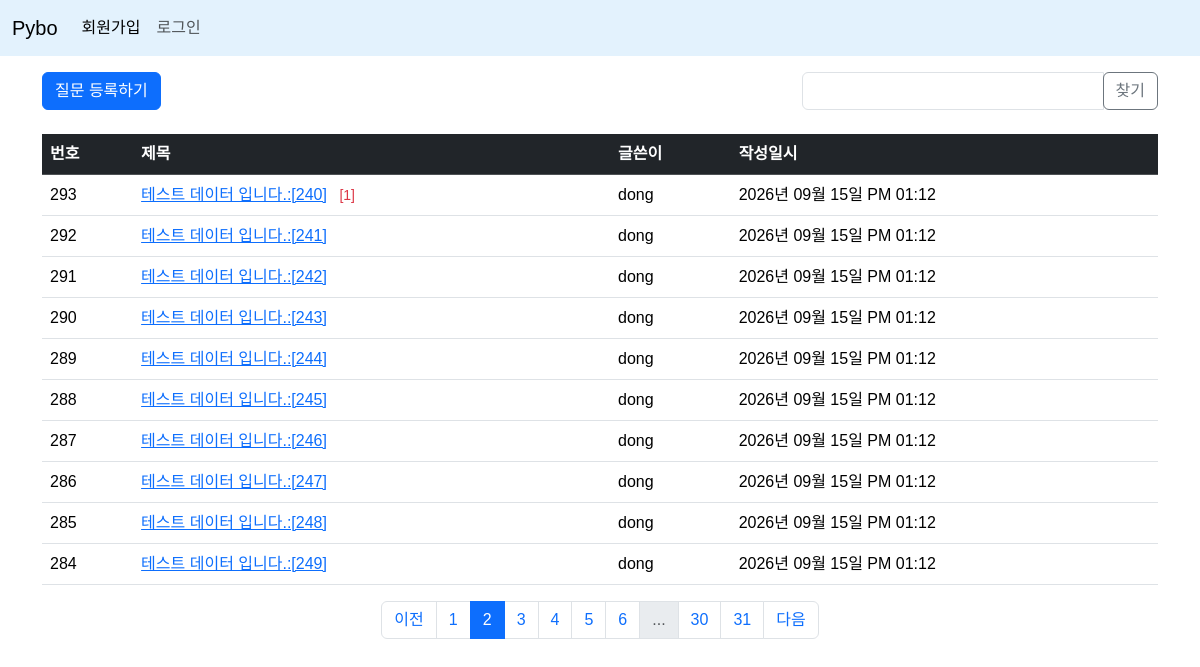
Before: /question/list/?page=2 with the older database file.
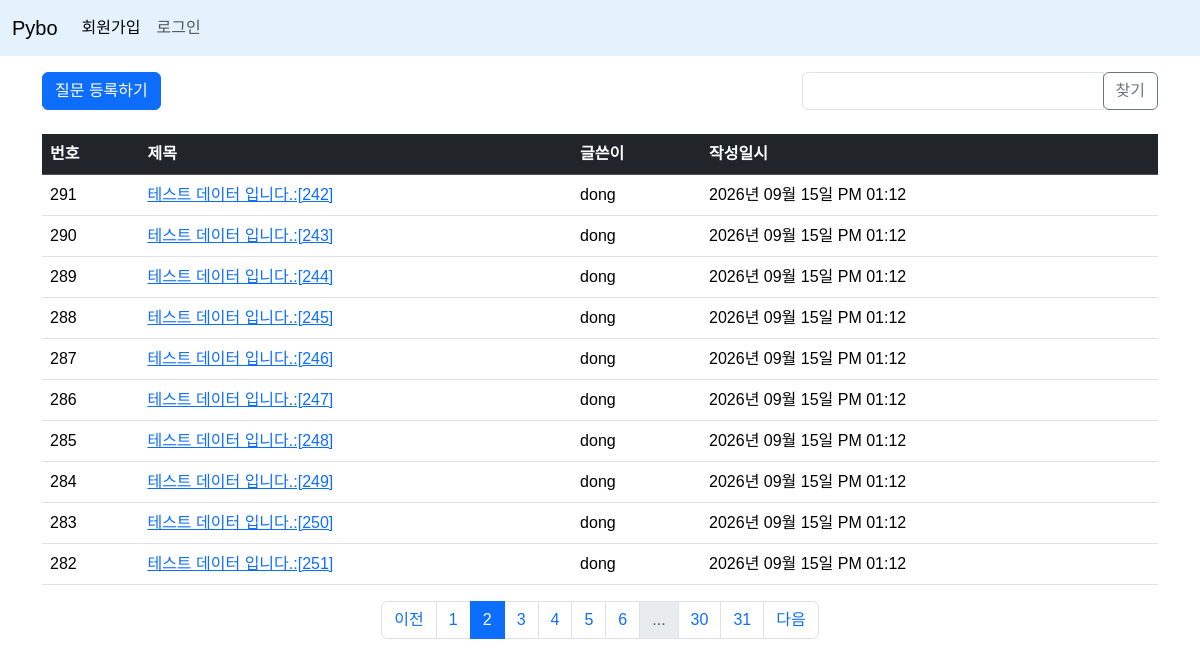
After: the same page with the newer database file.
### pybo/models.py (models this page shows)
class Question(db.Model):
    id = db.Column(db.Integer, primary_key=True)
    subject = db.Column(db.String(200), nullable=False)
    content = db.Column(db.Text, nullable=False)
    create_date = db.Column(db.DateTime, nullable=False)
    user_id = db.Column(db.Integer, db.ForeignKey('user.id', ondelete='CASCADE'), nullable=False)
    user = db.relationship('User', backref=db.backref('question_set'))
    modify_date = db.Column(db.DateTime, nullable=True)

class User(db.Model):
    id = db.Column(db.Integer, primary_key=True)
    username = db.Column(db.String(150), unique=True, nullable=False)
    password = db.Column(db.String(200), nullable=False)
    email = db.Column(db.String(120), unique=True, nullable=False)

### pybo/views/question_views.py (the view, shortened to what this page needs)
@bp.route('/list/')
def _list():
    page = request.args.get('page', type=int, default=1) # url parameter ?page=1
    kw = request.args.get('kw', default='', type=str)   # 검색키워드 추가
    question_list = Question.query.order_by(Question.create_date.desc())
    question_list = question_list.paginate(page=page, per_page=10)
    return render_template('question/question_list.html', question_list=question_list)

### pybo/filter.py (called while the page is built)
def format_datetime(value, fmt='%Y년 %m월 %d일 %p %I:%M'):
    return value.strftime(fmt)

### pybo/views/auth_views.py (called while the page is built)
@bp.before_app_request
def load_logged_in_user():
    user_id=session.get('user_id')
    if user_id is None:
        g.user = None
    else:
        g.user = User.query.get(user_id)

### pybo/templates/question/question_list.html (shortened to what this page needs)
{% extends 'base.html'%}
{% block content %}
<div class="container my-3">
    <div class="row my-3">
        <div class="col-md-8">
            <a href="{{ url_for('question.create') }}" class="btn btn-primary brn-sm mb-2 ">질문 등록하기</a>
        </div>
        <div class="col-md-4">
            <div class="input-group">
                <input type="text" id="search_kw" class="form-control"
                    value="{{ kw or '' }}">
                <div class="input-group-append">
                    <button class="btn btn-outline-secondary" id="btn_search">찾기</button>
                </div>
            </div>
        </div>
    </div>
    <table class="table table-hover">
      <thead>
        <tr class="table-dark">
              <th>번호</th>
              <th>제목</th>
              <th>글쓴이</th>
              <th>작성일시</th>
        </tr>
      </thead>
      <tbody>
          {%if question_list %}
          {% for question in question_list.items %}
        <tr>
          <td>{{ question_list.total - ((question_list.page - 1) * question_list.per_page) - loop.index0 }}</td>
          <td>
            <a href="{{ url_for('question.detail', question_id=question.id) }}">{{ question.subject }}</a>
            {% if question.answer_set | length > 0 %}
            <span class="text-danger small mx-2">[{{ question.answer_set | length }}]</span>
            {% endif %}
          </td>
          <td>{{ question.user.username }}</td>
          <td>{{ question.create_date | datetime }}</td>
        </tr>
        {% endfor %}
        {% else %}
        <tr>
          <td colspan="3">질문이 없습니다.</td>
        </tr>
        {% endif %}
      </tbody>
    </table>
    <nav aria-label="...">
      <ul class="pagination justify-content-center">
        {% if question_list.has_prev %}
        <li class="page-item">
            <a href="?page={{ question_list.prev_num }}" class="page-link">이전</a>
        </li>
        {% else %}
        <li class="page-item disabled">
            <a href="javascript:void(0)" class="page-link" aria-disabled="true">이전</a>
        </li>
        {% endif %}
        {% for page_num in question_list.iter_pages() %}
        {% if page_num %}
        {% if page_num != question_list.page %}
        <li class="page-item"><a class="page-link" data-page="{{ page_num }}" href="javascript:void(0)">{{ page_num }}</a></li>
        {% else %}
        <li class="page-item active">
          <a class="page-link" href="javascript:void(0)" aria-current="page">{{ page_num }}</a>
        </li>
        {% endif %}
        {% else %}
        <li class="page-item disabled">
            <a class="page-link" href="javascript:void(0)">...</a>
        </li>
        {% endif %}
        {% endfor %}
        {% if question_list.has_next %}
        <li class="page-item">
            <a class="page-link" href="?page={{ question_list.next_num }}">다음</a>
        </li>
        {% else %}
        <li class="page-item disabled">
            <a class="page-link" href="javascript:void(0)" aria-disabled="true">다음</a>
        </li>
        {% endif %}
      </ul>
    </nav>
</div>
{% endblock %}

### pybo/templates/base.html (shortened to what this page needs)
<!DOCTYPE html>
<html lang="ko">
<head>
    <link rel="stylesheet" href="https://cdn.jsdelivr.net/npm/bootstrap@5.3.8/dist/css/bootstrap.min.css">
    <link rel="stylesheet" href="{{ url_for('static', filename='style.css') }}">
</head>
<body>
    {% include 'navbar.html' %}
    {% block content %}
    {% endblock %}
</body>
</html>

### pybo/templates/navbar.html (shortened to what this page needs)
   <nav class="navbar navbar-expand-sm" style="background-color: #e3f2fd;" data-bs-theme="light">
      <div class="container-fluid">
        <a class="navbar-brand" href="{{ url_for('main.index') }}">Pybo</a>
        <div class="collapse navbar-collapse" id="navbarNav">
          {% if g.user %}
          <ul class="navbar-nav">
            <li class="nav-item">
              <a class="nav-link" href="{{ url_for('auth.logout') }}">{{ g.user.username }}(로그아웃)</a>
            </li>
          </ul>
          {% else %}
          <ul class="navbar-nav">
            <li class="nav-item">
              <a class="nav-link active" aria-current="page" href="{{ url_for('auth.signup') }}">회원가입</a>
            </li>
            <li class="nav-item">
              <a class="nav-link" href="{{ url_for('auth.login') }}">로그인</a>
            </li>
          </ul>
          {% endif %}
        </div>
      </div>
    </nav>

### pybo/static/style.css (style rules this page uses)
body { font-family: "Noto Sans KR", sans-serif; font-weight: 400; }

Changed rows visible on the page:
no longer on this page (row edited): Question: total "293", subject "테스트 데이터 입니다.:[240]", answer_set|length "1", user.username "dong", create_date "2026년 09월 15일 PM 01:12"
no longer on this page (row unchanged): Question: total "292", subject "테스트 데이터 입니다.:[241]", user.username "dong", create_date "2026년 09월 15일 PM 01:12"
now on this page (row unchanged): Question: total "283", subject "테스트 데이터 입니다.:[250]", user.username "dong", create_date "2026년 09월 15일 PM 01:12"
now on this page (row unchanged): Question: total "282", subject "테스트 데이터 입니다.:[251]", user.username "dong", create_date "2026년 09월 15일 PM 01:12"
